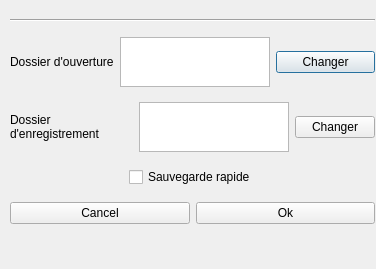
<?xml version="1.0" encoding="UTF-8"?>
<ui version="4.0">
 <class>PreferencesDialog</class>
 <widget class="QDialog" name="PreferencesDialog">
  <property name="geometry">
   <rect>
    <x>0</x>
    <y>0</y>
    <width>376</width>
    <height>269</height>
   </rect>
  </property>
  <property name="windowTitle">
   <string>Dialog</string>
  </property>
  <widget class="QWidget" name="verticalLayoutWidget">
   <property name="geometry">
    <rect>
     <x>10</x>
     <y>10</y>
     <width>365</width>
     <height>243</height>
    </rect>
   </property>
   <layout class="QVBoxLayout" name="verticalLayout">
    <item>
     <widget class="Line" name="line_2">
      <property name="orientation">
       <enum>Qt::Horizontal</enum>
      </property>
     </widget>
    </item>
    <item>
     <layout class="QHBoxLayout" name="horizontalLayout">
      <item>
       <widget class="QLabel" name="label">
        <property name="text">
         <string>Dossier d'ouverture</string>
        </property>
        <property name="wordWrap">
         <bool>true</bool>
        </property>
       </widget>
      </item>
      <item>
       <widget class="QTextBrowser" name="textBrowserInputFolder">
        <property name="enabled">
         <bool>true</bool>
        </property>
        <property name="sizePolicy">
         <sizepolicy hsizetype="Minimum" vsizetype="Minimum">
          <horstretch>0</horstretch>
          <verstretch>0</verstretch>
         </sizepolicy>
        </property>
        <property name="maximumSize">
         <size>
          <width>150</width>
          <height>50</height>
         </size>
        </property>
       </widget>
      </item>
      <item>
       <widget class="QPushButton" name="pushButton">
        <property name="text">
         <string>Changer</string>
        </property>
       </widget>
      </item>
     </layout>
    </item>
    <item>
     <layout class="QHBoxLayout" name="horizontalLayout_2">
      <item>
       <widget class="QLabel" name="label_2">
        <property name="text">
         <string>Dossier d'enregistrement</string>
        </property>
        <property name="wordWrap">
         <bool>true</bool>
        </property>
       </widget>
      </item>
      <item>
       <widget class="QTextBrowser" name="textBrowserOutputFolder">
        <property name="enabled">
         <bool>true</bool>
        </property>
        <property name="sizePolicy">
         <sizepolicy hsizetype="Minimum" vsizetype="Minimum">
          <horstretch>0</horstretch>
          <verstretch>0</verstretch>
         </sizepolicy>
        </property>
        <property name="maximumSize">
         <size>
          <width>150</width>
          <height>50</height>
         </size>
        </property>
        <property name="layoutDirection">
         <enum>Qt::LeftToRight</enum>
        </property>
        <property name="inputMethodHints">
         <set>Qt::ImhNone</set>
        </property>
        <property name="frameShadow">
         <enum>QFrame::Plain</enum>
        </property>
        <property name="sizeAdjustPolicy">
         <enum>QAbstractScrollArea::AdjustIgnored</enum>
        </property>
        <property name="autoFormatting">
         <set>QTextEdit::AutoNone</set>
        </property>
        <property name="lineWrapMode">
         <enum>QTextEdit::WidgetWidth</enum>
        </property>
        <property name="tabStopWidth">
         <number>80</number>
        </property>
        <property name="cursorWidth">
         <number>1</number>
        </property>
        <property name="openLinks">
         <bool>false</bool>
        </property>
       </widget>
      </item>
      <item>
       <widget class="QPushButton" name="pushButton_2">
        <property name="text">
         <string>Changer</string>
        </property>
       </widget>
      </item>
     </layout>
    </item>
    <item>
     <layout class="QHBoxLayout" name="horizontalLayout_4">
      <property name="sizeConstraint">
       <enum>QLayout::SetDefaultConstraint</enum>
      </property>
      <item>
       <widget class="QCheckBox" name="checkBox_2">
        <property name="sizePolicy">
         <sizepolicy hsizetype="Fixed" vsizetype="Fixed">
          <horstretch>0</horstretch>
          <verstretch>0</verstretch>
         </sizepolicy>
        </property>
        <property name="toolTip">
         <string>Save output at default output folder on &quot;Save&quot; press. Output file is named:&quot;gliltch&quot; + date/time stamp + &quot;.png&quot;</string>
        </property>
        <property name="text">
         <string>Sauvegarde rapide</string>
        </property>
       </widget>
      </item>
     </layout>
    </item>
    <item>
     <layout class="QHBoxLayout" name="horizontalLayout_5">
      <item>
       <widget class="QPushButton" name="pushButton_4">
        <property name="text">
         <string>Cancel</string>
        </property>
       </widget>
      </item>
      <item>
       <widget class="QPushButton" name="pushButton_3">
        <property name="text">
         <string>Ok</string>
        </property>
       </widget>
      </item>
     </layout>
    </item>
    <item>
     <widget class="QDialogButtonBox" name="buttonBox">
      <property name="orientation">
       <enum>Qt::Horizontal</enum>
      </property>
      <property name="standardButtons">
       <set>QDialogButtonBox::NoButton</set>
      </property>
      <property name="centerButtons">
       <bool>false</bool>
      </property>
     </widget>
    </item>
   </layout>
  </widget>
 </widget>
 <resources/>
 <connections>
  <connection>
   <sender>buttonBox</sender>
   <signal>accepted()</signal>
   <receiver>PreferencesDialog</receiver>
   <slot>accept()</slot>
   <hints>
    <hint type="sourcelabel">
     <x>248</x>
     <y>254</y>
    </hint>
    <hint type="destinationlabel">
     <x>157</x>
     <y>274</y>
    </hint>
   </hints>
  </connection>
  <connection>
   <sender>buttonBox</sender>
   <signal>rejected()</signal>
   <receiver>PreferencesDialog</receiver>
   <slot>reject()</slot>
   <hints>
    <hint type="sourcelabel">
     <x>316</x>
     <y>260</y>
    </hint>
    <hint type="destinationlabel">
     <x>286</x>
     <y>274</y>
    </hint>
   </hints>
  </connection>
 </connections>
</ui>
